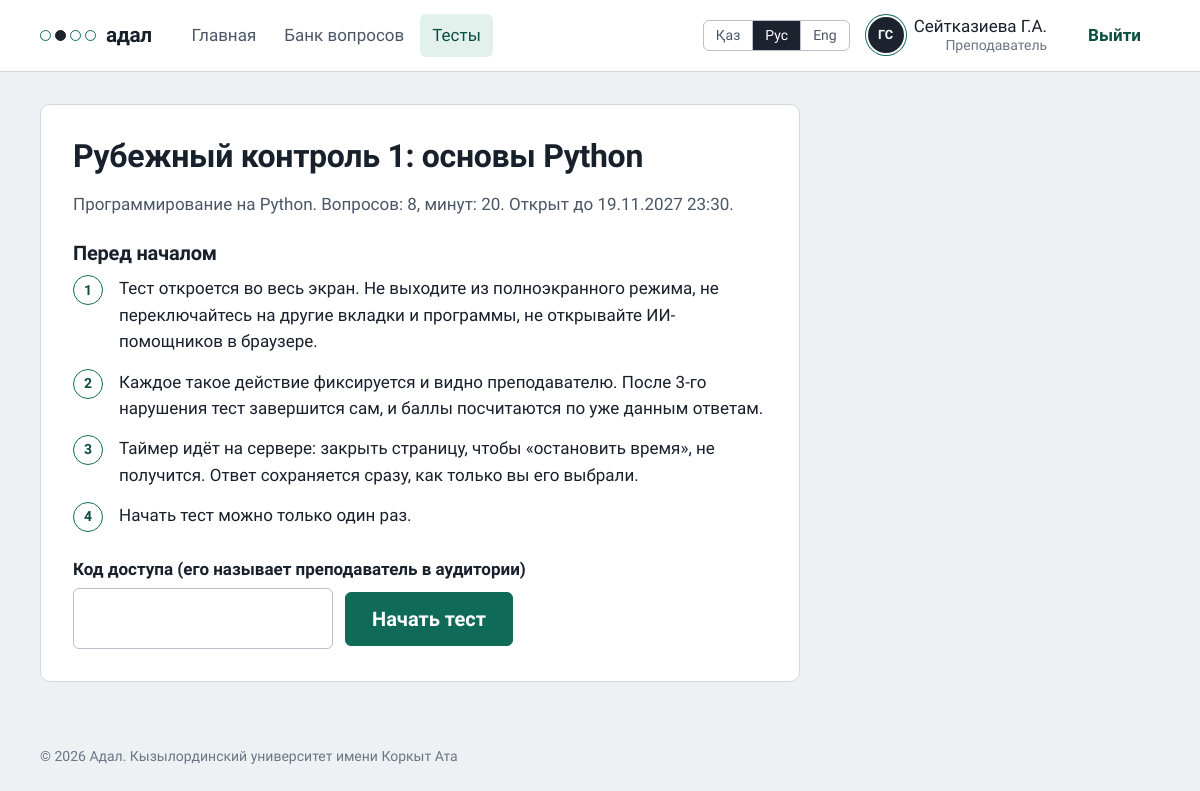
The app's page /exams/1/start/ (signed in) with its own data.
### accounts/models.py (models this page shows, shortened)
class User(AbstractBaseUser, PermissionsMixin):
    class Role(models.TextChoices):
        STUDENT = "student", _("Студент")
        TEACHER = "teacher", _("Преподаватель")
        ADMIN = "admin", _("Администратор")
    class Degree(models.TextChoices):
        BACHELOR = "bachelor", _("Бакалавриат")
        MASTER = "master", _("Магистратура")
        DOCTOR = "doctor", _("Докторантура")
    class ApplicationType(models.TextChoices):
        FIRST = "first", _("Первое высшее образование")
        SHORT = "short", _("Сокращённая программа (на базе ТиПО)")
        SECOND = "second", _("Второе высшее образование")
    class DocType(models.TextChoices):
        ID_CARD = "id_card", _("Удостоверение личности РК")
        PASSPORT = "passport", _("Паспорт")
        RESIDENCE = "residence", _("Вид на жительство")
    class Language(models.TextChoices):
        KAZAKH = "kk", _("Қазақша")
        RUSSIAN = "ru", _("Русский")
        ENGLISH = "en", "English"
    iin = models.CharField(_("ИИН"), max_length=12, unique=True)
    first_name = models.CharField(_("Имя"), max_length=80)
    last_name = models.CharField(_("Фамилия"), max_length=80)
    patronymic = models.CharField(_("Отчество"), max_length=80, blank=True)
    email = models.EmailField(_("Эл. почта"), blank=True)
    role = models.CharField(_("Роль"), max_length=10, choices=Role.choices, default=Role.STUDENT)
    group = models.CharField(_("Группа"), max_length=30, blank=True)
    interface_language = models.CharField(
        _("Язык интерфейса"), max_length=2, choices=Language.choices, default=Language.RUSSIAN)
    degree = models.CharField(_("Академическая степень"), max_length=10,
                              choices=Degree.choices, default=Degree.BACHELOR)
    application_type = models.CharField(_("Заявление"), max_length=10,
                                        choices=ApplicationType.choices, default=ApplicationType.FIRST)
    citizenship = models.CharField(_("Страна"), max_length=60, default="Казахстан")
    doc_type = models.CharField(_("Документ"), max_length=10, choices=DocType.choices,
                                default=DocType.ID_CARD)
    doc_number = models.CharField(_("Номер документа"), max_length=20, blank=True)
    study_language = models.CharField(_("Язык обучения"), max_length=2,
                                      choices=Language.choices, default=Language.KAZAKH)
    birth_date = models.DateField(_("Дата рождения"), null=True, blank=True)
    avatar = models.ImageField(_("Фото профиля"), upload_to="avatars/", blank=True)
    is_active = models.BooleanField(default=True)
    is_staff = models.BooleanField(default=False)
    date_joined = models.DateTimeField(default=timezone.now)
    objects = UserManager()
    USERNAME_FIELD = "iin"
    REQUIRED_FIELDS = ["first_name", "last_name"]
    class Meta:
        verbose_name = _("пользователь")
        verbose_name_plural = _("пользователи")
        ordering = ["last_name", "first_name"]
    @property
    def short_name(self) -> str:
        initials = "".join(f"{p[0]}." for p in (self.first_name, self.patronymic) if p)
        return f"{self.last_name} {initials}".strip()
    @property
    def initials(self) -> str:
        return "".join(p[0] for p in (self.first_name, self.last_name) if p).upper()
    @property
    def is_teacher(self) -> bool:
        return self.role in (self.Role.TEACHER, self.Role.ADMIN)

### exams/models.py (models this page shows, shortened)
class Exam(models.Model):
    title = models.CharField(_("Название"), max_length=200)
    subject = models.ForeignKey(Subject, on_delete=models.PROTECT, related_name="exams",
                                verbose_name=_("Дисциплина"))
    author = models.ForeignKey(settings.AUTH_USER_MODEL, on_delete=models.CASCADE,
                               related_name="exams")
    topic = models.CharField(_("Только тема"), max_length=150, blank=True,
                             help_text=_("Оставьте пустым, чтобы брать вопросы по всей дисциплине"))
    question_count = models.PositiveSmallIntegerField(_("Вопросов в варианте"), default=20)
    duration_minutes = models.PositiveSmallIntegerField(_("Время, минут"), default=30)
    opens_at = models.DateTimeField(_("Открывается"))
    closes_at = models.DateTimeField(_("Закрывается"))
    groups = models.CharField(_("Группы"), max_length=300, blank=True,
                              help_text=_("Через запятую, например: ИС-21, ИС-22. Если оставить пустым, тест увидят все группы"))
    access_code = models.CharField(_("Код доступа"), max_length=12,
                                   help_text=_("Преподаватель говорит его вслух в аудитории"))
    allowed_ip_prefix = models.CharField(
        _("Разрешённая сеть"), max_length=60, blank=True,
        help_text=_("Начало IP-адресов компьютерного класса, например 10.12.5. Если оставить пустым, тест откроется из любой сети"))
    max_violations = models.PositiveSmallIntegerField(
        _("Нарушений до завершения"), default=3,
        help_text=_("Уход со страницы, выход из полноэкранного режима и т. п."))
    show_review = models.BooleanField(_("Показать студенту разбор после теста"), default=False)
    questions = models.ManyToManyField("Question", related_name="exams", blank=True,
                                       verbose_name=_("Вопросы теста"))
    is_published = models.BooleanField(_("Опубликован"), default=True)
    created_at = models.DateTimeField(auto_now_add=True)
    class Meta:
        verbose_name = _("тест")
        verbose_name_plural = _("тесты")
        ordering = ["-opens_at"]

class Subject(models.Model):
    name = models.CharField(_("Название"), max_length=150, unique=True)
    class Meta:
        verbose_name = _("дисциплина")
        verbose_name_plural = _("дисциплины")
        ordering = ["name"]
    def __str__(self):
        return self.name

### exams/views.py (the view, shortened to what this page needs)
# urls.py: path("exams/<int:pk>/start/", views.exam_start, name="exam_start"),
@login_required
def exam_start(request, pk):
    exam = get_object_or_404(Exam.objects.select_related("subject"), pk=pk)
    existing = Attempt.objects.filter(exam=exam, student=request.user).first()
    retake = services.active_retake(exam, request.user)
    if existing and (retake is None or existing.status == Attempt.Status.ACTIVE):
        return redirect("exams:attempt_take", pk=existing.pk)
    form = StartExamForm(request.POST or None)
    return render(request, "exams/exam_start.html", {"exam": exam, "form": form, "retake": retake})

### exams/forms.py
class StartExamForm(forms.Form):
    code = forms.CharField(label=_("Код доступа"), max_length=12,
                           widget=forms.TextInput(attrs={"autocomplete": "off",
                                                         "autocapitalize": "characters"}))

### exams/models.py (called while the page is built)
    def get_queryset(self):
        return super().get_queryset().filter(archived=False)

### exams/services.py (called while the page is built)
def active_retake(exam: Exam, student, now=None) -> Retake | None:
    now = now or timezone.now()
    return (Retake.objects.filter(exam=exam, student=student, used_at__isnull=True, expires_at__gte=now)
            .order_by("-expires_at").first())

### templates/exams/exam_start.html (shortened to what this page needs)
{% extends "base.html" %}
{% load i18n %}
{% block content %}
<div class="sheet" style="max-width:760px">
  <h1>{{ exam.title }}</h1>
  <p class="muted">{{ exam.subject }}. {% translate "Вопросов" %}: {{ exam.question_count }}, {% translate "минут" %}: {{ exam.duration_minutes }}. {% translate "Открыт до" %} {% if retake %}{{ retake.expires_at|date:"d.m.Y H:i" }}{% else %}{{ exam.closes_at|date:"d.m.Y H:i" }}{% endif %}.</p>
  <h3 style="margin-top:24px">{% translate "Перед началом" %}</h3>
  <ol class="rules">
    <li>{% translate "Тест откроется во весь экран. Не выходите из полноэкранного режима, не переключайтесь на другие вкладки и программы, не открывайте ИИ-помощников в браузере." %}</li>
    <li></li>
    <li>{% translate "Таймер идёт на сервере: закрыть страницу, чтобы «остановить время», не получится. Ответ сохраняется сразу, как только вы его выбрали." %}</li>
    <li>{% translate "Начать тест можно только один раз." %}</li>
  </ol>
  <form method="post">
    <label for="{{ form.code.id_for_label }}">{% translate "Код доступа (его называет преподаватель в аудитории)" %}</label>
    <div style="display:flex;gap:12px;flex-wrap:wrap;align-items:center">
      <input class="code-input" type="text" name="code" id="{{ form.code.id_for_label }}" maxlength="12" autocomplete="off" required autofocus>
      <button class="btn btn-primary btn-lg" type="submit">{% translate "Начать тест" %}</button>
    </div>
  </form>
</div>
{% endblock %}

### templates/base.html (shortened to what this page needs)
{% load static i18n %}{% get_current_language as LANG %}<!doctype html>
<html lang="{{ LANG }}">
<head>
  <link rel="stylesheet" href="{% static 'css/app.css' %}?v=16">
</head>
<body class="{% block body_class %}{% endblock %}">
{% block chrome %}
<header class="topbar">
  <div class="topbar-in">
    <a class="wordmark" href="{% url 'dashboard' %}" aria-label="{% translate 'Адал, главная страница' %}">
      <span class="mark" aria-hidden="true"><i></i><i class="on"></i><i></i><i></i></span>{% translate "адал" %}
    </a>
    {% if user.is_authenticated %}
    {% with path=request.path %}
    <nav class="nav" aria-label="{% translate 'Разделы' %}">
      <a href="{% url 'dashboard' %}" {% if path == '/' %}aria-current="page"{% endif %}>{% translate "Главная" %}</a>
      {% if user.is_teacher %}
      <a href="{% url 'exams:question_list' %}" {% if '/bank/' in path %}aria-current="page"{% endif %}>{% translate "Банк вопросов" %}</a>
      <a href="{% url 'exams:exam_list' %}" {% if '/exams/' in path %}aria-current="page"{% endif %}>{% translate "Тесты" %}</a>
      {% endif %}
    </nav>
    {% endwith %}
    {% endif %}
    <div class="who">
      {% include "_lang.html" %}
      {% if user.is_authenticated %}
      <a class="who-link" href="{% url 'accounts:profile' %}" title="{% translate 'Профиль' %}">
        <span class="avatar" aria-hidden="true">{% if user.avatar %}<img src="{{ user.avatar.url }}" alt="">{% else %}{{ user.initials }}{% endif %}</span>
        <span class="who-name">{{ user.short_name }}<span>{{ user.get_role_display }}{% if user.group %}, {{ user.group }}{% endif %}</span></span>
      </a>
      <form method="post" action="{% url 'accounts:logout' %}">{% csrf_token %}
        <button class="btn btn-quiet logout" type="submit" aria-label="{% translate 'Выйти' %}">
          <span>{% translate "Выйти" %}</span>
        </button>
      </form>
      {% endif %}
    </div>
  </div>
</header>
{% endblock %}
<main class="{% block main_class %}page{% endblock %}">
  {% block content %}{% endblock %}
</main>
{% block footer %}<footer class="footer">{% translate "© 2026 Адал. Кызылординский университет имени Коркыт Ата" %}</footer>{% endblock %}
</body>
</html>

### records on screen
User: initials "ГС", short_name "Сейтказиева Г.А.", role "Преподаватель"
Exam: title "Рубежный контроль 1: основы Python", subject "Программирование на Python", question_count "8", duration_minutes "20", closes_at "19.11.2027 23:30"
